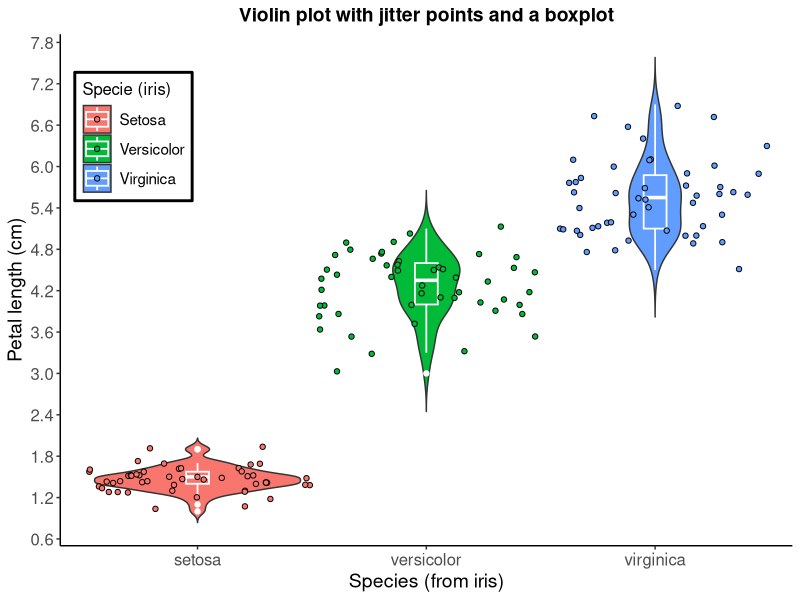

Here is the R script that generated this plot:

#-----violin plot with jitter points----

#load ggplot2 package
library(ggplot2)

#load data. For this example: iris dataset
View(iris)

#add first layers, jitter points and a boxplot
p <- ggplot(iris, aes(x = Species, y = Petal.Length, fill = Species)) + 
      geom_violin(trim = FALSE) +
      geom_boxplot(width = 0.1, color = "white", size = 0.6) + 
      geom_jitter(aes(fill = Species), shape = 21, width = 0.5) 

#customize plot using theme() layer
p + theme_classic() + 
  ggtitle("Violin plot with jitter points and a boxplot") + 
  labs(x = "Species (from iris)",
       y = "Petal length (cm)") + 
  theme(plot.title = element_text(hjus = 0.5, size = 14, face ="bold"),
        axis.title = element_text(size = 14),
        axis.text = element_text(size = 12),
        legend.title = element_text(size = 12),
        legend.position = c(0.1, 0.8), 
        legend.key.size = unit(0.75, "cm"),
        legend.text = element_text(size = 11),
        legend.background = element_rect(color = "black", size = 1)) + 
  scale_y_continuous(breaks = seq(0, 8, by = 0.6)) + 
  scale_fill_discrete(name = "Specie (iris)", 
                      labels = c("Setosa", "Versicolor", "Virginica"))


